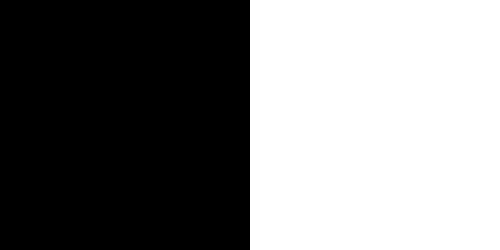
#> input picture Tutorial/image_1.png, 500 x 250 px
$ python bitwise_operations_opencv_python.py
#> lines starting #> are read from the running program, lines starting #| are printed output that depends on the picture; after the words box and inside, x2 and y2 are one past the last pixel; in counts of white or black regions, pixels touching at a corner belong together
import cv2
import numpy as np
import os


# create image file
def create_image():
    img = np.zeros((250, 500, 3), np.uint8)
    img = cv2.rectangle(img, (250, 0), (500, 250), (255, 255, 255), -1)
    cv2.imwrite(file, img)
    print(f'Image saved as {file}')


# file name
file = 'image_1.png'
# check if file exists
if not os.path.isfile(file):
    # file doesn't exist, then create image file
    create_image()

img1 = np.zeros((250, 500, 3), np.uint8)
img1 = cv2.rectangle(img1, (200, 0), (300, 100), (255, 255, 255), -1)
img2 = cv2.imread(file)
#> img2 is the input picture: shape (250, 500, 3); 50% white; 1 white region, box (x1, y1, x2, y2) and area: (250, 0, 500, 250) 62500

bitAnd = cv2.bitwise_and(img1, img2)
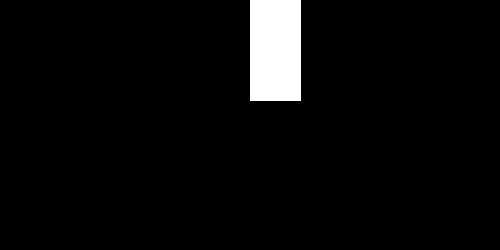
#> bitAnd: shape (250, 500, 3); 4.1% white; 1 white region, box (x1, y1, x2, y2) and area: (250, 0, 301, 101) 5151
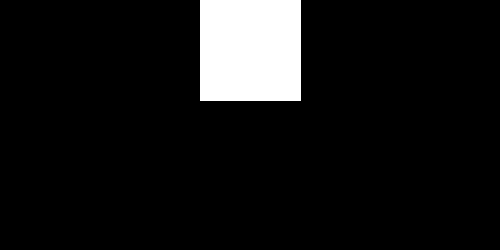
#> img1: shape (250, 500, 3); 8.2% white; 1 white region, box (x1, y1, x2, y2) and area: (200, 0, 301, 101) 10201
bitOr = cv2.bitwise_or(img1, img2)
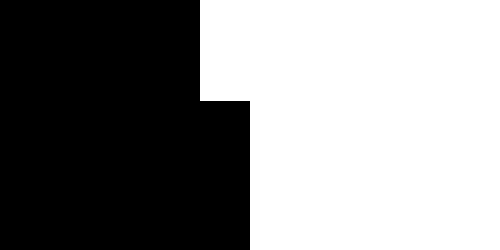
#> bitOr: shape (250, 500, 3); 54% white; 1 black region, box (x1, y1, x2, y2) and area: (0, 0, 250, 250) 57450
bitXor = cv2.bitwise_xor(img1, img2)
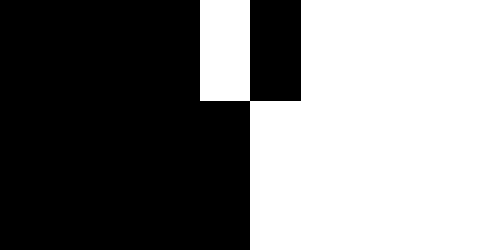
#> bitXor: shape (250, 500, 3); 49.9% white; 1 white region, box (x1, y1, x2, y2) and area: (200, 0, 500, 250) 62399
bitNot1 = cv2.bitwise_not(img1)
bitNot2 = cv2.bitwise_not(img2)
#> bitNot2: shape (250, 500, 3); 50% white; 1 white region, box (x1, y1, x2, y2) and area: (0, 0, 250, 250) 62500

bitNot = cv2.bitwise_not(cv2.imread('BeesWithPollen.jpeg'))
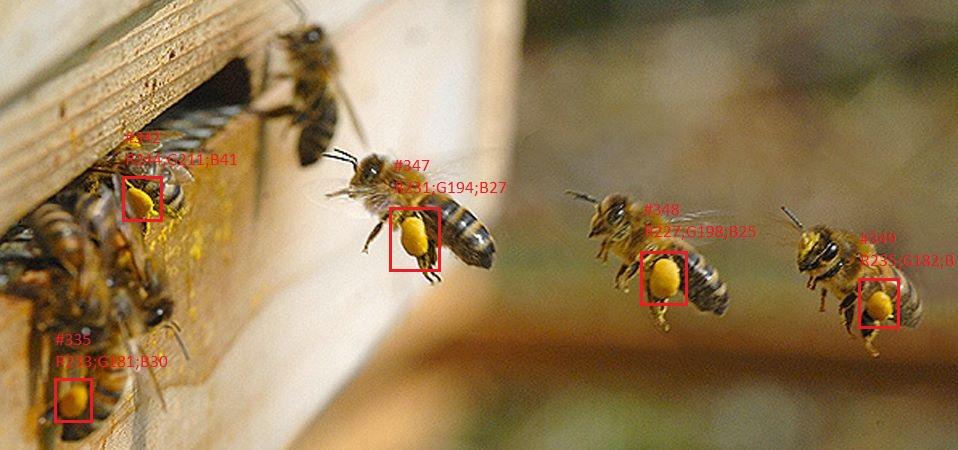
#> input picture Tutorial/BeesWithPollen.jpeg, 958 x 450 px
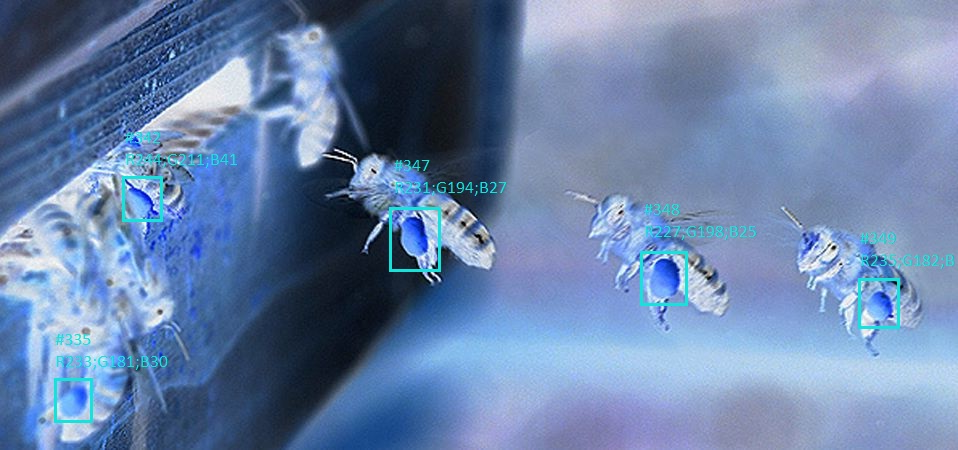
#> bitNot: shape (450, 958, 3); mean B, G, R 169.2, 130.3, 105.3

cv2.imshow('img1', img1)
cv2.imshow('img2', img2)
cv2.imshow('bitAnd', bitAnd)
cv2.imshow('bitOr', bitOr)
cv2.imshow('bitXor', bitXor)
cv2.imshow('bitNot1', bitNot1)
cv2.imshow('bitNot2', bitNot2)

cv2.imshow('bitNot', bitNot)

cv2.waitKey(0)
cv2.destroyAllWindows()
